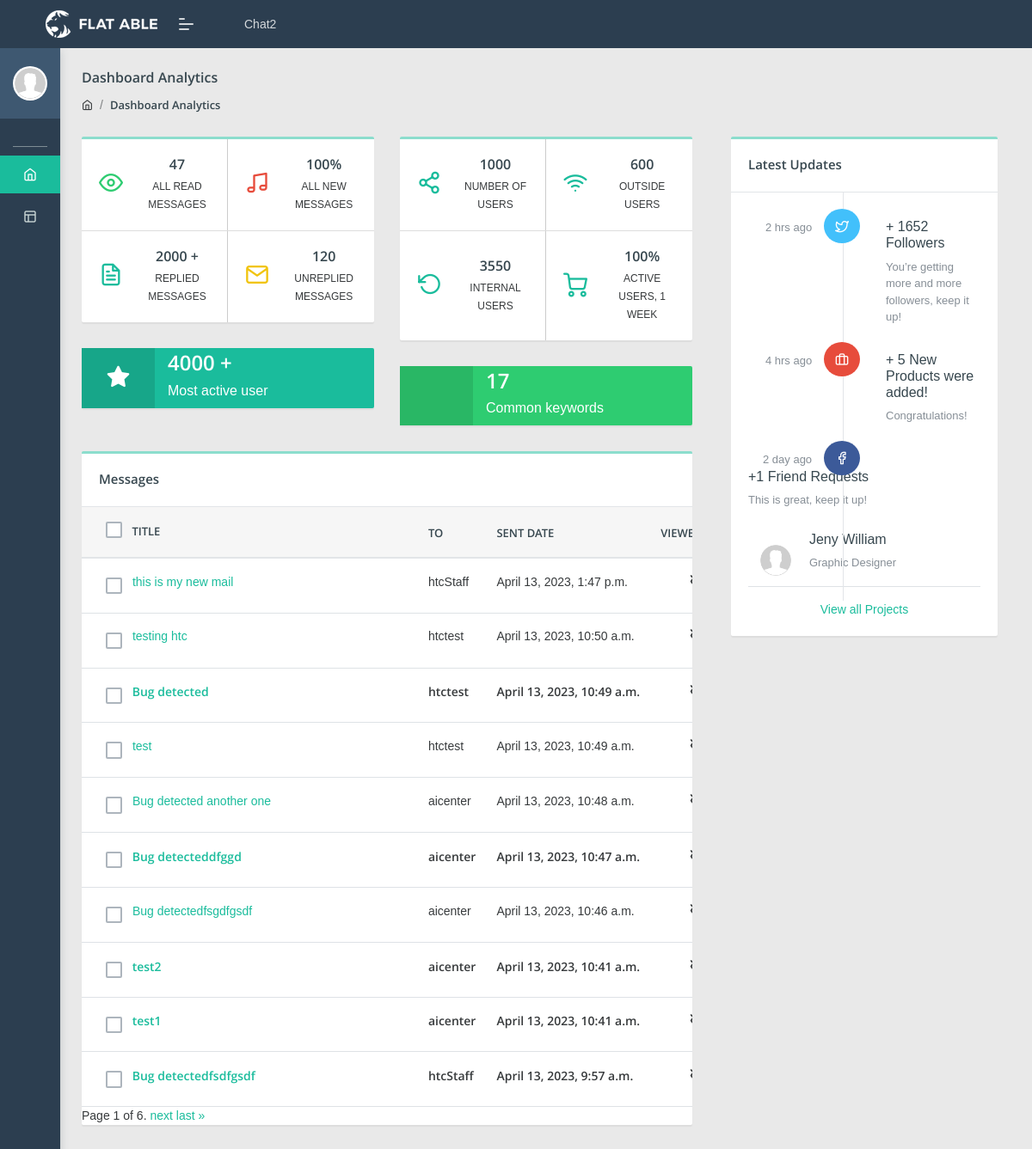
Page /welcome/admin_home/ (signed in) on the committed database.
### welcome/models.py (models this page shows, shortened)
class chat(models.Model):
    chatOwner = models.ForeignKey(User, null = True, on_delete = models.SET_NULL, related_name='chat', blank = True)
    chatTitle  = models.CharField(max_length=256)
    createdDate = models.DateTimeField(default=timezone.now)
    chatReceiver = models.ForeignKey(User, null=True, on_delete=models.CASCADE, related_name='chat_reciver', blank=True)
    chatContent = models.TextField()
    is_viewed = models.BooleanField(default=False)
    archived = models.BooleanField(default=False)
    viewedDate = models.DateTimeField(null=True)

### welcome/views.py (the view)
# urls.py: path('admin_home/',views.admin_home, name='admin_home'),
@login_required(login_url='login')
def admin_home(request):
    context = {}
    user = request.user
    chats = chat.objects.filter(archived=False).order_by('-createdDate').values()
    context['chats'] = chats.annotate(chatReceiver_username=F('chatReceiver__username')).values()
    page = request.GET.get('page', 1)
    paginator = Paginator(context['chats'], 10)  # Assuming 10 chats per page
    info_chats = chat.objects.filter(is_viewed=True)
    info = {'read_messages':len(info_chats)}
    page_obj = paginator.get_page(page)
    context['chats'] = page_obj
    if request.method == 'POST':
        selected_ids = request.POST.getlist('selected_chats')
        chat.objects.filter(id__in=selected_ids).update(archived=True)
        return redirect(request.META.get('HTTP_REFERER'))
    context['info'] = info
    return render(request, 'admin_home.html', context=context)

### templates/admin_home.html (shortened to what this page needs)
{% extends 'admin_base_template.html' %}
{%load i18n%}
{% block chatContent %}
<div class="row">
  <div class="col-8">
    <div class="row">
      <div class="col-md-12 col-xl-6">
        <div class="card flat-card">
          <div class="row-table">
            <div class="col-sm-6 card-body br">
              <div class="row">
                <div class="col-sm-4">
                  <i class="icon feather icon-eye text-c-green mb-1 d-block"></i>
                </div>
                <div class="col-sm-8 text-md-center">
                  <h5>{{info.read_messages}}</h5>
                  <span>All Read Messages</span>
                </div>
              </div>
            </div>
            <div class="col-sm-6 card-body">
              <div class="row">
                <div class="col-sm-4">
                  <i class="icon feather icon-music text-c-red mb-1 d-block"></i>
                </div>
                <div class="col-sm-8 text-md-center">
                  <h5>100%</h5>
                  <span>All new Messages</span>
                </div>
              </div>
            </div>
          </div>
          <div class="row-table">
            <div class="col-sm-6 card-body br">
              <div class="row">
                <div class="col-sm-4">
                  <i class="icon feather icon-file-text text-c-blue mb-1 d-block"></i>
                </div>
                <div class="col-sm-8 text-md-center">
                  <h5>2000 +</h5>
                  <span>Replied Messages</span>
                </div>
              </div>
            </div>
            <div class="col-sm-6 card-body">
              <div class="row">
                <div class="col-sm-4">
                  <i class="icon feather icon-mail text-c-yellow mb-1 d-block"></i>
                </div>
                <div class="col-sm-8 text-md-center">
                  <h5>120</h5>
                  <span>unreplied messages</span>
                </div>
              </div>
            </div>
          </div>
        </div>
        <div class="card flat-card widget-primary-card">
          <div class="row-table">
            <div class="col-sm-3 card-body">
              <i class="feather icon-star-on"></i>
            </div>
            <div class="col-sm-9">
              <h4>4000 +</h4>
              <h6>Most active user</h6>
            </div>
          </div>
        </div>
      </div>
      <div class="col-md-12 col-xl-6">
        <div class="card flat-card">
          <div class="row-table">
            <div class="col-sm-6 card-body br">
              <div class="row">
                <div class="col-sm-4">
                  <i class="icon feather icon-share-2 text-c-blue mb-1 d-block"></i>
                </div>
                <div class="col-sm-8 text-md-center">
                  <h5>1000</h5>
                  <span>Number of users</span>
                </div>
              </div>
            </div>
            <div class="col-sm-6 card-body">
              <div class="row">
                <div class="col-sm-4">
                  <i class="icon feather icon-wifi text-c-blue mb-1 d-block"></i>
                </div>
                <div class="col-sm-8 text-md-center">
                  <h5>600</h5>
                  <span>outside users</span>
                </div>
              </div>
            </div>
          </div>
          <div class="row-table">
            <div class="col-sm-6 card-body br">
              <div class="row">
                <div class="col-sm-4">
                  <i class="icon feather icon-rotate-ccw text-c-blue mb-1 d-block"></i>
                </div>
                <div class="col-sm-8 text-md-center">
                  <h5>3550</h5>
                  <span>internal users</span>
                </div>
              </div>
            </div>
            <div class="col-sm-6 card-body">
              <div class="row">
                <div class="col-sm-4">
                  <i class="icon feather icon-shopping-cart text-c-blue mb-1 d-blockz"></i>
                </div>
                <div class="col-sm-8 text-md-center">
                  <h5>100%</h5>
                  <span>Active users, 1 week</span>
                </div>
              </div>
            </div>
          </div>
        </div>
        <div class="card flat-card widget-purple-card">
          <div class="row-table">
            <div class="col-sm-3 card-body">
              <i class="fas fa-trophy"></i>
            </div>
            <div class="col-sm-9">
              <h4>17</h4>
              <h6>Common keywords</h6>
            </div>
          </div>
        </div>
      </div>
    </div>
    <div class="row">
      <div class="col-xl-12 col-md-12">
        <div class="card table-card">
          <div class="card-header">
            <h5>Messages</h5>
          </div>
          <div class="card-body p-0">
            <div class="table-responsive">
              <table class="table table-hover mb-0">
                <thead>
                  <tr>
                    <th>
                      <div class="chk-option">
                        <label class="check-task custom-control custom-checkbox d-flex justify-content-center done-task">
                        </label>
                      </div>
                      Title
                    </th>
                    <th>To</th>
                    <th>Sent Date</th>
                    <th class="text-right">Viewed</th>
                  </tr>
                </thead>
                <tbody>
                  <tbody>
                    {% for chat in chats %}
                    {% if chat.is_viewed %}
                    <tr >
                      <td>
                        <div class="chk-option">
                          <label class="check-task custom-control custom-checkbox d-flex justify-content-center done-task">
                          </label>
                        </div>
                        <div class="d-inline-block" style="width:20rem;overflow:hidden;text-overflow:ellipsis">
                          <a href="{% url 'chatDetails' chat.id%}">
                          {{chat.chatTitle}}</a>
                        </div>
                      </td>
                      <td>{{chat.chatReceiver_username}}</td>
                      <td>{{chat.createdDate}}</td>
                      <td class="text-right"><i class="feather icon-eye-off" style="font-weight: bold;"></i></td>
                    </tr>
                    {%else%}
                    <tr style="font-weight:bolder">
                      <td>
                        <div class="chk-option">
                          <label class="check-task custom-control custom-checkbox d-flex justify-content-center done-task">
                          </label>
                        </div>
                        <div class="d-inline-block" style="width:20rem;overflow:hidden;text-overflow:ellipsis">
                          <a href="{% url 'chatDetails' chat.id%}">
                            {{chat.chatTitle}}
                          </a>
                        </div>
                      </td>
                      <td>{{chat.chatReceiver_username}}</td>
                      <td>{{chat.createdDate}}</td>
                      <td class="text-right"><i class="feather icon-eye-off" style="font-weight: bold;"></i></td>
                    </tr>
                    {%endif%}
                    {% endfor %}
                  </tbody>
                </tbody>
              </table>
              <div class="pagination">
                <span class="step-links">
                    <span class="current">
                        Page {{ chats.number }} of {{ chats.paginator.num_pages }}.
                    </span>
                    {% if chats.has_next %}
                        <a href="?page={{ chats.next_page_number }}">next</a>
                        <a href="?page={{ chats.paginator.num_pages }}">last &raquo;</a>
                    {% endif %}
                </span>
              </div>
            </div>
          </div>
        </div>
      </div>
    </div>
  </div>
  <div class="col-4">
    <div class="col-xl-12 col-md-12">
      <div class="card latest-update-card">
        <div class="card-header">
          <h5>Latest Updates</h5>
        </div>
        <div class="card-body">
          <div class="latest-update-box">
            <div class="row p-t-30 p-b-30">
              <div class="col-auto text-right update-meta">
                <p class="text-muted m-b-0 d-inline-flex">2 hrs ago</p>
                <i class="feather icon-twitter bg-twitter update-icon"></i>
              </div>
              <div class="col">
                <a href="#!">
                  <h6>+ 1652 Followers</h6>
                </a>
                <p class="text-muted m-b-0">You’re getting more and more followers, keep it up!</p>
              </div>
            </div>
            <div class="row p-b-30">
              <div class="col-auto text-right update-meta">
                <p class="text-muted m-b-0 d-inline-flex">4 hrs ago</p>
                <i class="feather icon-briefcase bg-c-red update-icon"></i>
              </div>
              <div class="col">
                <a href="#!">
                  <h6>+ 5 New Products were added!</h6>
                </a>
                <p class="text-muted m-b-0">Congratulations!</p>
              </div>
            </div>
            <div class="row p-b-0">
              <div class="col-auto text-right update-meta">
                <p class="text-muted m-b-0 d-inline-flex">2 day ago</p>
                <i class="feather icon-facebook bg-facebook update-icon"></i>
              </div>
              <div class="col">
                <a href="#!">
                  <h6>+1 Friend Requests</h6>
                </a>
                <p class="text-muted m-b-10">This is great, keep it up!</p>
                <div class="table-responsive">
                  <table class="table table-hover">
                    <tbody>
                      <tr>
                        <td class="b-none">
                          <a href="#!" class="align-middle">
                            <img src="assets/images/user/avatar-2.jpg" alt="user image"
                              class="img-radius wid-40 align-top m-r-15">
                            <div class="d-inline-block">
                              <h6>Jeny William</h6>
                              <p class="text-muted m-b-0">Graphic Designer</p>
                            </div>
                          </a>
                        </td>
                      </tr>
                    </tbody>
                  </table>
                </div>
              </div>
            </div>
          </div>
          <div class="text-center">
            <a href="#!" class="b-b-primary text-primary">View all Projects</a>
          </div>
        </div>
      </div>
    </div>
  </div>
</div>
{% endblock %}

### rows in the picture
chat: chatTitle "this is my new mail", chatReceiver_username "htcStaff", createdDate "April 13, 2023, 1:47 p.m."
chat: chatTitle "testing htc", chatReceiver_username "htctest", createdDate "April 13, 2023, 10:50 a.m."
chat: chatTitle "Bug detected", chatReceiver_username "htctest", createdDate "April 13, 2023, 10:49 a.m."
chat: chatTitle "test", chatReceiver_username "htctest", createdDate "April 13, 2023, 10:49 a.m."
chat: chatTitle "Bug detected another one", chatReceiver_username "aicenter", createdDate "April 13, 2023, 10:48 a.m."
chat: chatTitle "Bug detecteddfggd", chatReceiver_username "aicenter", createdDate "April 13, 2023, 10:47 a.m."
chat: chatTitle "Bug detectedfsgdfgsdf", chatReceiver_username "aicenter", createdDate "April 13, 2023, 10:46 a.m."
chat: chatTitle "test2", chatReceiver_username "aicenter", createdDate "April 13, 2023, 10:41 a.m."
chat: chatTitle "test1", chatReceiver_username "aicenter", createdDate "April 13, 2023, 10:41 a.m."
chat: chatTitle "Bug detectedfsdfgsdf", chatReceiver_username "htcStaff", createdDate "April 13, 2023, 9:57 a.m."

### other values in the picture
{{ info.read_messages }} "47"
{{ chats.number }} "1"
{{ chats.paginator.num_pages }} "6"
